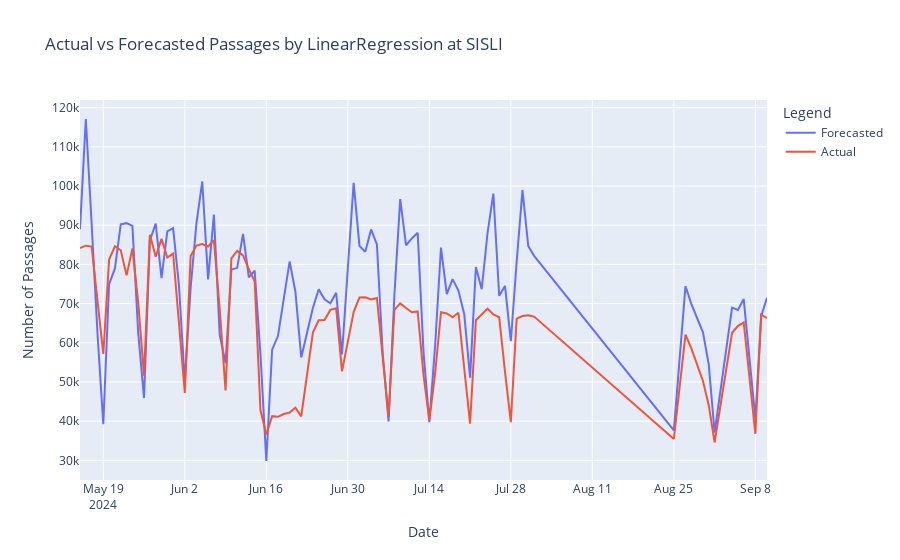
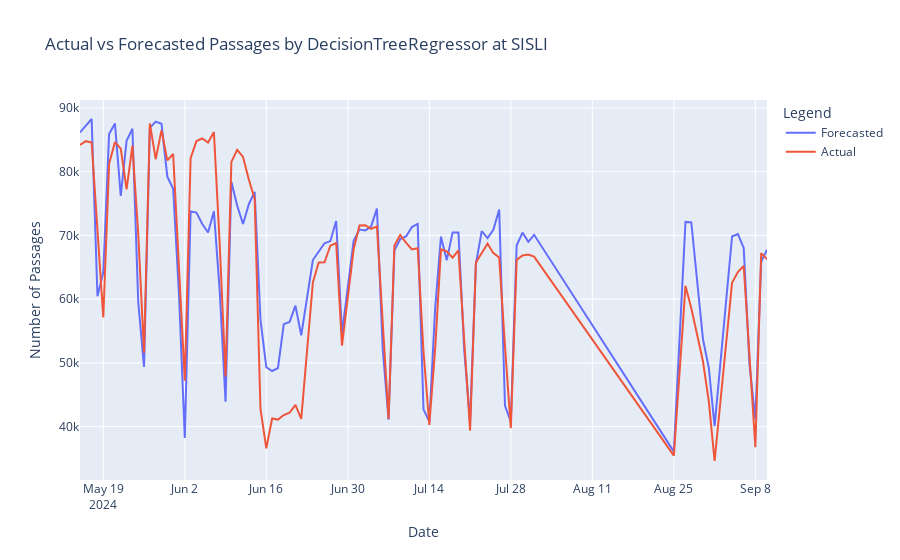
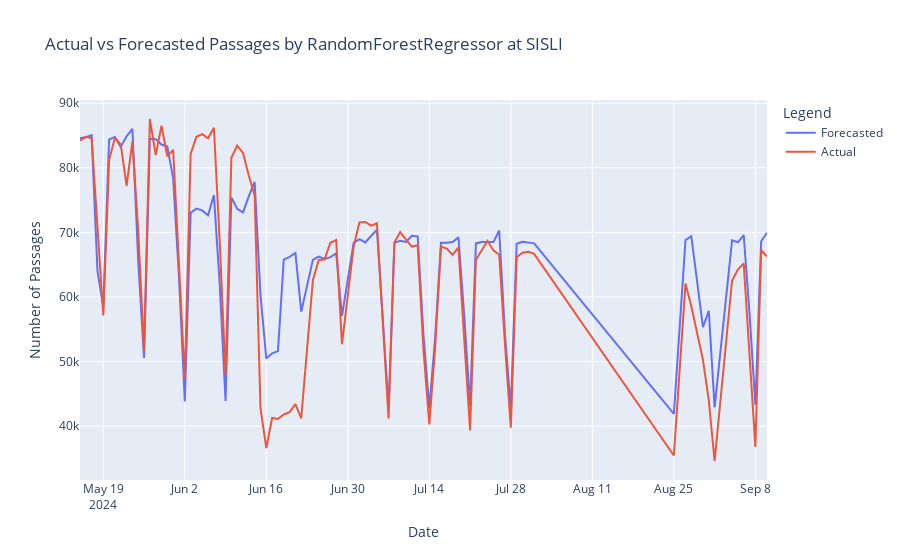
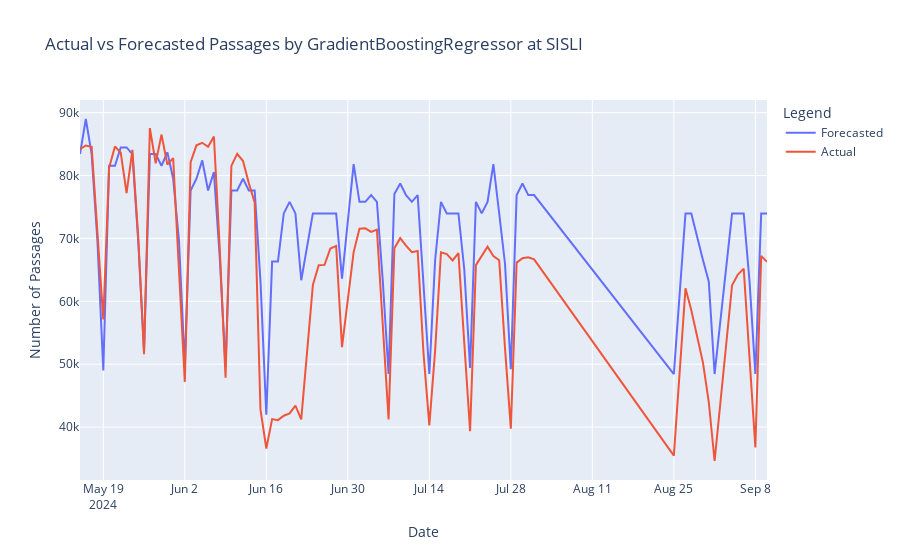

The cell these charts' notebook holds for them, in order:
### Code cell
def main():
    """Main execution function"""
    config = load_config()
    
    # Load and prepare data
    try:
        combined_data = load_and_prepare_data()
    except Exception as e:
        print(f"Error loading data: {str(e)}")
        return
    
    # Get configuration parameters
    stations_to_run = config['model_settings'].get('stations')
    models_to_run = config['model_settings']['models']
    
    # Run forecasts
    results = []
    for station in stations_to_run:
        for model_name in models_to_run:
            try:
                result = run_forecast_for_station(combined_data, station, model_name)
                results.append(result)
            except Exception as e:
                print(f"Error processing {station} with {model_name}: {str(e)}")
                continue
    
    # Optionally save results
    if results:
        pd.DataFrame([r['metrics'] for r in results]).to_csv('forecast_results.csv', index=False)
        print("\nSaved results to forecast_results.csv")

if __name__ == "__main__":
    print("=== Istanbul Metro Passenger Forecasting ===")
    print(f"Started at: {datetime.now().strftime('%Y-%m-%d %H:%M:%S')}")
    main()
    print("\nForecasting completed!")
